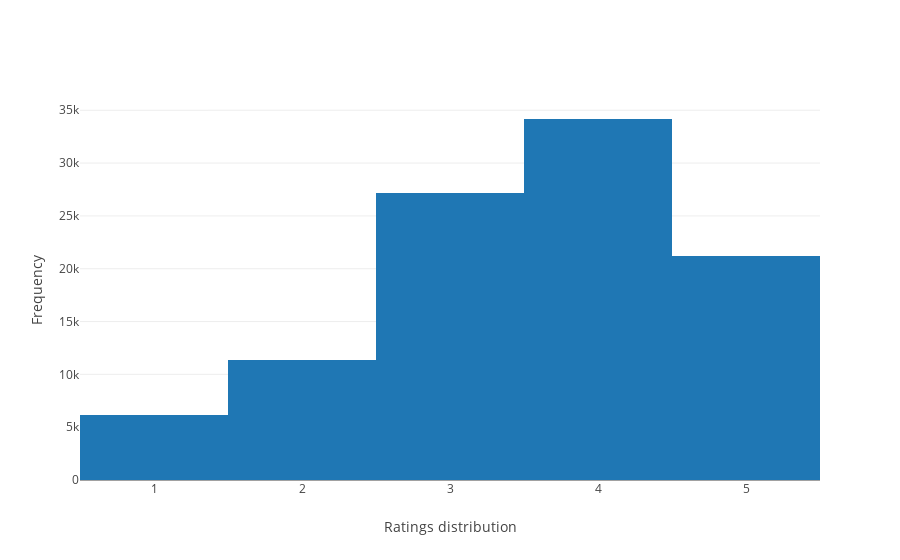

This figure's notebook cell:
### Code cell
plot.iplot(fig, "Ratings Distribution")

### Figure 1 — Plotly figure (JSON) as saved in the notebook; plotly's stock layout.template omitted (floating-point values rounded to 4 significant figures; data arrays with more than 128 entries replaced by an {"elided": "..."} marker saying what was removed)
{"data": [{"type": "histogram", "x": {"elided": "100000 int values"}}], "layout": {"xaxis": {"title": "Ratings distribution"}, "yaxis": {"title": "Frequency"}}}
